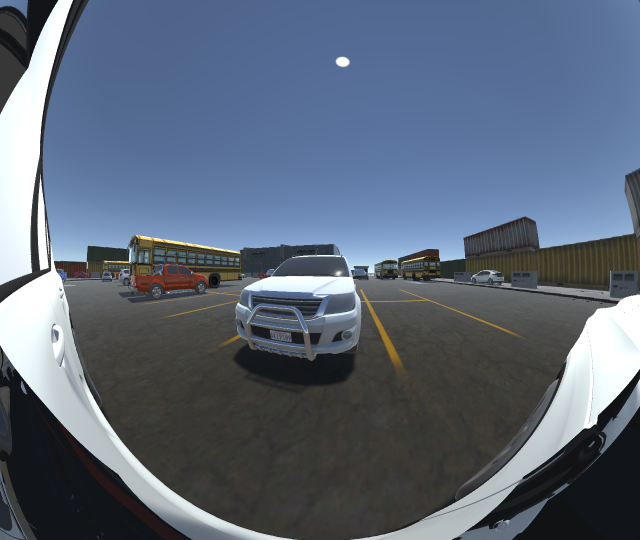
#> input picture ASSETS/fe.png, 1280 x 1080 px, found by its file name (shown at 1/2 size)
$ jupyter execute --allow-errors _CS6643_Lab3_A1.ipynb
#> lines starting #> are read from the running program, lines starting #| are printed output that depends on the picture
[cell 1]
# CODE HERE:
import matplotlib.pyplot as plt
import matplotlib.image as img
import numpy as np
import cv2

[cell 2]
# reading in source image
# READING IMAGES:
in_img = cv2.imread('./ASSETS/fe.png', cv2.IMREAD_GRAYSCALE)
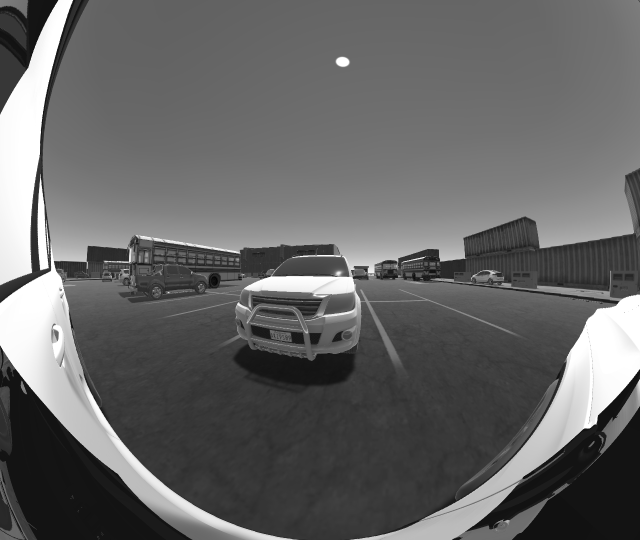
#> in_img: shape (1080, 1280) (shown at 1/2 size); min 0, max 255, mean 101.6
r_img = cv2.resize(in_img, (256, 256))
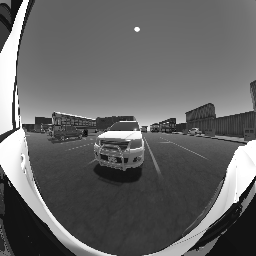
#> r_img: shape (256, 256); min 3, max 255, mean 101.6
a_img = np.array(r_img)
n_img = ((a_img - np.min(a_img)) * (1/(np.max(a_img) - np.min(a_img)) * 255)).astype('uint8')
convolution_input = n_img.astype(float)

[cell 3]
# FUNCTIONS 01:
def convolution(image, filter):
    # Convert image to float array if it's not already
    image = [[float(val) for val in row] for row in image]
#> image = 256 items
    # Convert filter to float array if it's not already
    filter = [[float(val) for val in row] for row in filter]

    # Determine the dimensions of the image and filter
    image_height = len(image)
#> image_height = 256
    image_width = len(image[0])
#> image_width = 256
    filter_height = len(filter)
    filter_width = len(filter[0])

    # Calculate padding
    pad_height = filter_height // 2
    pad_width = filter_width // 2

    # Pad the image with zeros on all sides
    padded_image = [[0 for _ in range(image_width + 2 * pad_width)] for _ in range(image_height + 2 * pad_height)]
    for i in range(image_height):
        for j in range(image_width):
            padded_image[i + pad_height][j + pad_width] = image[i][j]
#> after the loop, padded_image = 262 items

    # Prepare the img_conv array
    img_conv = [[0 for _ in range(image_width)] for _ in range(image_height)]

    # Apply the filter
    for y in range(image_height):
        for x in range(image_width):
            # Extract the current region of interest
            region = [[padded_image[i][j] for j in range(x, x + filter_width)] for i in range(y, y + filter_height)]
            # Perform element-wise multiplication and sum the result
            img_conv[y][x] = sum(sum(region[i][j] * filter[i][j] for j in range(filter_width)) for i in range(filter_height))
#> after the loop, img_conv = 256 items

    return img_conv

def manual_threshold(img_in, threshold):

    manual_thresh_img = []

    for row in img_in:
        thresholded_row = []
        for pixel in row:
            thresholded_row.append(255 if pixel > threshold else 0)
        manual_thresh_img.append(thresholded_row)

    threshold_img = manual_thresh_img

    return threshold_img

def gaussian_kernel_x(l, sig):

    ax = np.linspace(-(l - 1) / 2., (l - 1) / 2., l)
    gauss = np.exp(-0.5 * ax**2 / sig**2)
    kernel = np.outer(gauss, 1)

    return kernel / np.sum(kernel)

def gaussian_kernel_y(l, sig):

    ax = np.linspace(-(l - 1) / 2., (l - 1) / 2., l)
    gauss = np.exp(-0.5 * ax**2 / sig**2)
    kernel = np.outer(1, gauss)

    return kernel / np.sum(kernel)

[cell 4]
# A1:
# Derivative Kernels:
sigma = 1.0
filter_x = [[-1, 0, 1], [-2, 0, 2], [-1, 0, 1]]
filter_y = [[1, 2, 1], [0, 0, 0], [-1, -2, -1]]
kernel_1dx = gaussian_kernel_x(6*int(sigma)+1, sigma)
kernel_1dy = gaussian_kernel_y(6*int(sigma)+1, sigma)

[cell 5]
gaussian_image_x = convolution(convolution_input, kernel_1dx)
#> gaussian_image_x = 256 items
gaussian_image = convolution(gaussian_image_x, kernel_1dy)
#> gaussian_image = 256 items
gradient_x = convolution(gaussian_image, filter_x)
#> gradient_x = 256 items
gradient_y = convolution(gaussian_image, filter_y)
#> gradient_y = 256 items
grad_mag = np.sqrt(np.array(gradient_x)**2 + np.array(gradient_y)**2)
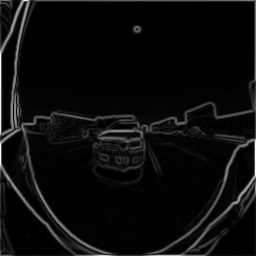
#> grad_mag: shape (256, 256) float64; min 0, max 960.4, mean 45.3; drawn with min black and max white
cv2.imwrite('gradient_magnitude.png', grad_mag)
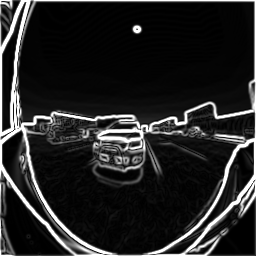
#> saved as gradient_magnitude.png: shape (256, 256); min 0, max 255, mean 37.2
#> Out = True

[cell 6]
def invert_gradient_intensities(grad_magnitude):

    cv2.normalize(grad_magnitude, grad_magnitude, 0, 1, cv2.NORM_MINMAX)

    inverted_grad_magnitude = 1 - grad_magnitude
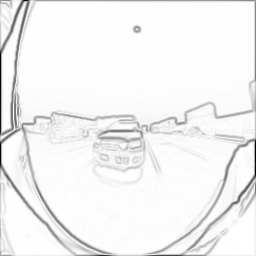
#> inverted_grad_magnitude: shape (256, 256) float64; min 1.11e-16, max 1, mean 0.953

    inverted_grad_magnitude = (inverted_grad_magnitude * 255).astype(np.uint8)

    return inverted_grad_magnitude

[cell 7]
inv_mag = invert_gradient_intensities(grad_mag)

cv2.imwrite('inv_gradient_magnitude.png', inv_mag)
#> Out = True

[cell 8]
# FUNCTIONS 02:
def draw_contour(image, contour):
    result_img = np.zeros_like(image)
    res_img = cv2.polylines(result_img, [contour], isClosed=True, color=(255, 255, 255), thickness=2)
#> result_img: shape (256, 256) float64; every value is 0
    return res_img

def overlay_images(image1, image2, alpha=.50):
#> called with alpha = 0.5
    if not (0 <= alpha <= 1):
        raise ValueError("Alpha should be a float between 0 and 1.")

    # Calculate beta (the weight of the second image)
    beta = 1.0 - alpha
#> beta = 0.5

    blended_image = cv2.addWeighted(image1, alpha, image2, beta, 0)
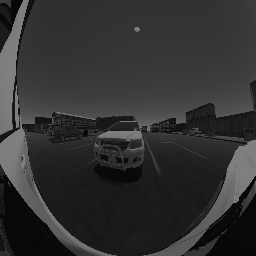
#> blended_image: shape (256, 256) float64; min 0, max 127.5, mean 49.7
    return blended_image

[cell 9]
points = []

def click_event(event, x, y, flags, param):
    if event == cv2.EVENT_LBUTTONDOWN:
        # Append the new point (x, y)
        points.append((x, y))

        # Draw a small circle at the click point
        cv2.circle(img, (x, y), 3, (255, 255, 255), -1)

        # Draw the polygon if there are at least two points
        if len(points) >= 2:
            cv2.polylines(img, [np.array(points)], isClosed=False, color=(255, 255, 255), thickness=2)

        cv2.imshow('image', img)

# Load an image
img = grad_mag
if img is None:
    print("Error: Image not found.")
else:
    # Create a window
    cv2.namedWindow('image')
    cv2.setMouseCallback('image', click_event)

    # Display the image
    cv2.imshow('image', img)

    # Wait until any key is pressed
    cv2.waitKey(0)
    cv2.destroyAllWindows()

[cell 10]
contour = np.array(points ,dtype=np.int32)
contour_img = overlay_images(draw_contour(grad_mag, contour), convolution_input)


cv2.imwrite('init_contour.png', contour_img)
#> Out = True

[cell 11]
contour_image = contour_img
init_contour = contour

[cell 12]
def snake_algorithm(gradient_image, initial_contour, iterations, alpha=0.1, beta=0.61, gamma=.20, energy_threshold=4.0):
#> called with initial_contour = array of shape (0,), iterations = 5, alpha = 0.1, beta = 0.61, gamma = 0.2, energy_threshold = 4
    inverted_gradient = 255 - gradient_image

    snake = initial_contour.astype(np.float32)

    gray_image = cv2.cvtColor(inverted_gradient, cv2.COLOR_BGR2GRAY) if len(inverted_gradient.shape) == 3 else inverted_gradient

    gray_image_8bit = cv2.convertScaleAbs(gray_image)

    external_force = cv2.distanceTransform(gray_image_8bit, cv2.DIST_L2, 5)
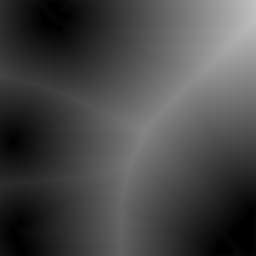
#> external_force: shape (256, 256) float32; min 0, max 193, mean 71
    internal_energy = 0
    external_energy = 0

    # Iteratively update the snake
    for i in range(iterations):


        # Internal force (continuity and curvature)
        for i in range(snake.shape[0]):
            prev_point = snake[i - 1 if i - 1 >= 0 else -1]
            next_point = snake[(i + 1) % snake.shape[0]]

            continuity_force = alpha * (prev_point - snake[i])
            curvature_force = beta * (prev_point - 2 * snake[i] + next_point)

            snake[i] += gamma * (continuity_force + curvature_force)


        # External force (image gradient)
        for i in range(snake.shape[0]):
            point = np.round(snake[i]).astype(int)

            point[0] = np.clip(point[0], 0, external_force.shape[1] - 1)
            point[1] = np.clip(point[1], 0, external_force.shape[0] - 1)

            # Apply the external force
            gradient = np.array(np.gradient(external_force))
            external_force_at_point = gradient[:, point[1], point[0]]
            snake[i] += gamma * external_force_at_point

        internal_energy += continuity_force**2 + curvature_force**2
        external_energy += np.linalg.norm(external_force_at_point)**2
#> after the loop, external_energy = 0; internal_energy = 0; snake = empty array


    snake = snake.astype(np.int32)


    return snake

$ run again, with ASSETS/crosswalk.png copied over ASSETS/fe.png
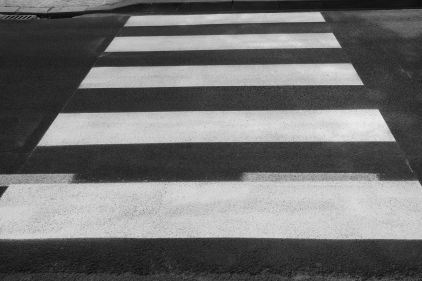
#> input picture ASSETS/crosswalk.png, 422 x 281 px, found by its file name
#> in_img is the input picture: shape (281, 422); min 7, max 239, mean 111
#> image = 256 items
#> image_height = 256
#> after the loop in convolution, `for i in range(image_height):`: padded_image = 262 items
#> after the loop in convolution, `for y in range(image_height):`: img_conv = 256 items
#> `cv2.imwrite('gradient_magnitude.png', grad_mag)`: Out = True
#> result_img: shape (256, 256) float64; every value is 0
#> in overlay_images, `blended_image = cv2.addWeighted(image1, alpha, image2, beta, 0)`:
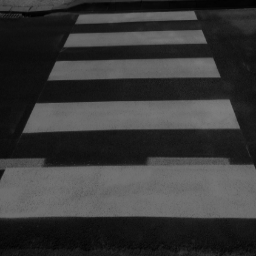
#> blended_image: shape (256, 256) float64; min 0, max 127.5, mean 56.3
#> in snake_algorithm, `external_force = cv2.distanceTransform(gray_image_8bit, cv2.DIST_L2, 5)`:
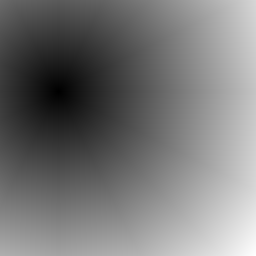
#> external_force: shape (256, 256) float32; min 0, max 255.9, mean 119.1; drawn with min black and max white
#> after the loop in snake_algorithm, `for i in range(iterations):`: external_energy = 0; snake = empty array

$ run again, with ASSETS/noise.png copied over ASSETS/fe.png
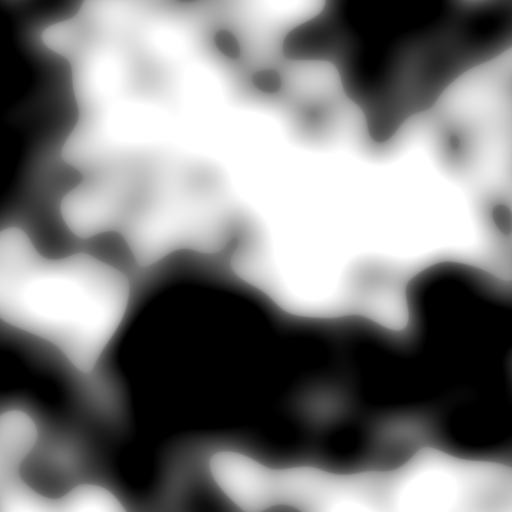
#> input picture ASSETS/noise.png, 1024 x 1024 px, found by its file name (shown at 1/2 size)
#> in_img is the input picture: shape (1024, 1024); min 0, max 255, mean 125.7
#> image = 256 items
#> image_height = 256
#> after the loop in convolution, `for i in range(image_height):`: padded_image = 262 items
#> after the loop in convolution, `for y in range(image_height):`: img_conv = 256 items
#> `cv2.imwrite('gradient_magnitude.png', grad_mag)`: Out = True
#> result_img: shape (256, 256) float64; every value is 0
#> in overlay_images, `blended_image = cv2.addWeighted(image1, alpha, image2, beta, 0)`:
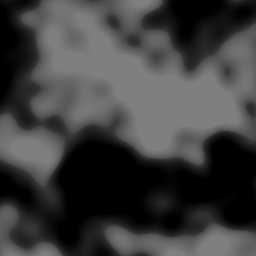
#> blended_image: shape (256, 256) float64; min 0, max 127.5, mean 62.9
#> in snake_algorithm, `external_force = cv2.distanceTransform(gray_image_8bit, cv2.DIST_L2, 5)`:
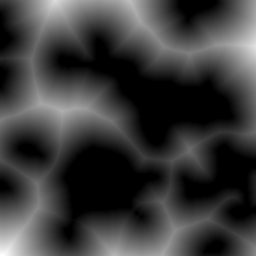
#> external_force: shape (256, 256) float32; min 0, max 66, mean 15.5; drawn with min black and max white
#> after the loop in snake_algorithm, `for i in range(iterations):`: external_energy = 0; snake = empty array
